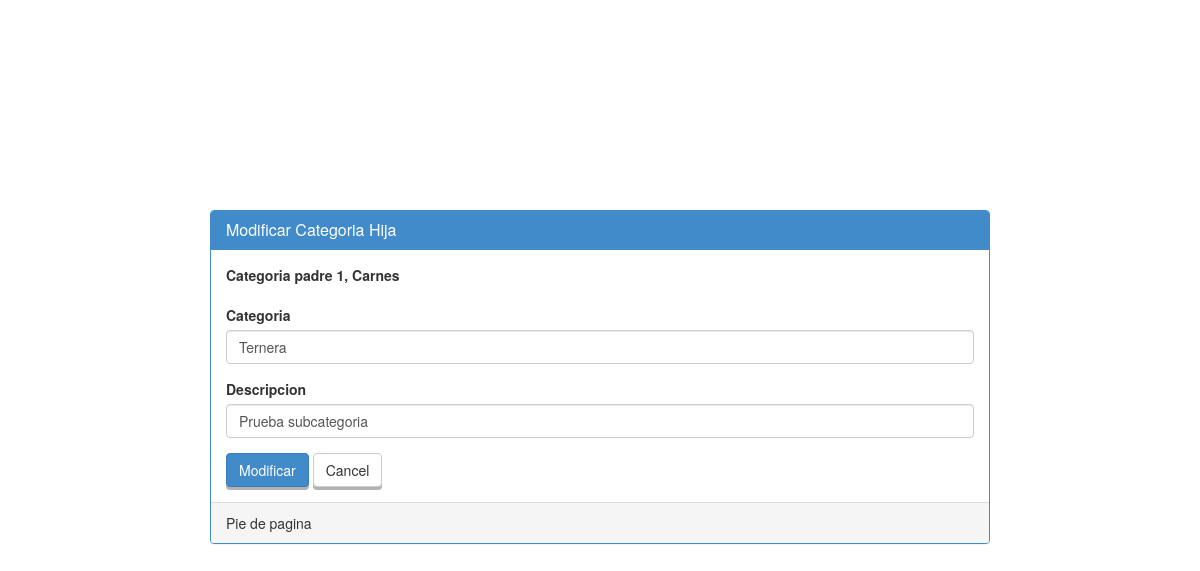
The page /cat_producto/update_h/7/1 on the database its author committed.
### tables this page shows
CREATE TABLE `cat_producto` (
  `id_categoria` int(11) NOT NULL,
  `id_padre` int(11) NOT NULL DEFAULT '0',
  `tiene_hijos` varchar(2) NOT NULL DEFAULT 'NO',
  `categoria` varchar(60) NOT NULL DEFAULT 'Categoria',
  `descripcion_cat` varchar(120) DEFAULT NULL COMMENT 'Informacion complemetaria',
  `alta` datetime DEFAULT NULL COMMENT 'Fecha de ALTA',
  `baja` datetime DEFAULT NULL COMMENT 'Fecha de BAJA',
  `modificado` datetime DEFAULT NULL COMMENT 'Fecha de ultimo combio',
  `nivel` int(11) NOT NULL DEFAULT '0'
);

### application/modules/cat_producto/controllers/Cat_producto.php (called while the page is built, shortened)
<?php
class Cat_producto extends MX_Controller
{
    function __construct()
    {
        $this->load->model('Cat_producto_model');
        $this->load->library('form_validation');
    }
    public function update_h($id,$idPadre)
    {
        $rowp = $this->Cat_producto_model->get_by_id($idPadre);
        $row  = $this->Cat_producto_model->get_by_id($id);
        if ($row) {
            $data = array(
                'button' => 'Modificar',
                'action' => site_url('cat_producto/update_action'),
		'id_categoria' => set_value('id_categoria', $row->id_categoria),
		'id_padre' => set_value('id_padre', $row->id_padre),
                'cat_padre' => set_value('cat_padre',$rowp->categoria),
		'tiene_hijos' => set_value('tiene_hijos', $row->tiene_hijos),
		'categoria' => set_value('categoria', $row->categoria),
		'descripcion_cat' => set_value('descripcion_cat', $row->descripcion_cat),
		'alta' => set_value('alta', $row->alta),
		'baja' => set_value('baja', $row->baja),
		'modificado' => set_value('modificado', ahora()),
                'nivel' => set_value('nivel', $row->nivel),
	    );
            $this->load->view('cat_producto/cat_producto_form_h', $data);
        } else {
            $this->session->set_flashdata('message', 'Record Not Found');
            redirect(site_url('catprod'));
        }
    }
}

### index.php (called while the page is built, shortened)
<?php
require_once BASEPATH.'core/CodeIgniter.php';

### application/modules/cat_producto/models/Cat_producto_model.php (called while the page is built, shortened)
<?php
class Cat_producto_model extends CI_Model
{
    public $table = 'cat_producto';
    public $id = 'cat_producto.id_categoria';
    function get_by_id($id)
    {
        $this->db->where($this->id, $id);
        return $this->db->get($this->table)->row();
    }
}

### application/modules/cat_producto/views/cat_producto_form_h.php (the view, shortened to what this page needs)
<!doctype html>
<html>
   <head>
      <link rel="stylesheet" href="<?php echo base_url('assets/bootstrap/css/bootstrap.min.css') ?>"/>
      <link type="text/css" rel="stylesheet" href="<?=base_url()?>assets/blaymo.css" />
   </head>
   <body>
      <div class="panel panel-primary">
         <div class="panel-heading">
            <h3 class="panel-title"><?php echo $button ?> Categoria Hija</h3>
         </div>
         <div class="panel-body">
            <form action="<?php echo $action; ?>" method="post" accept-charset="UTF-8">
               <div class="form-group">
                  <label>Categoria padre <?php echo $id_padre.', '.$cat_padre ?></label>
               </div>
               <div class="form-group">
                  <label for="varchar">Categoria <?php echo form_error('categoria') ?></label>
                  <input type="text" class="form-control" name="categoria" id="categoria" placeholder="Categoria" value="<?php echo $categoria; ?>" />
               </div>
               <div class="form-group">
                  <label for="varchar">Descripcion <?php echo form_error('descripcion') ?></label>
                  <input type="text" class="form-control" name="descripcion_cat" id="descripcion" placeholder="Descripcion" value="<?php echo $descripcion_cat; ?>" />
               </div>
               <button type="submit" class="btn btn-primary"><?php echo $button ?></button>
               <a href="<?php echo site_url('catprod') ?>" class="btn btn-default">Cancel</a>
            </form>
         </div>
         <div class="panel-footer">Pie de pagina</div>
      </div>
   </body>
</html>

### assets/blaymo.css (style rules this page uses)
.btn-default, .btn-primary, .btn-success, .btn-info, .btn-warning, .btn-danger { -webkit-box-shadow: 0px 3px 0px rgba(0, 0, 0, 0.3); -moz-box-shadow: 0px 3px 0px rgba(0, 0, 0, 0.3); box-shadow: 0px 3px 0px rgba(0, 0, 0, 0.3); }

### application/modules/cat_producto/views/cat_producto_form_h.php (style rules this page uses)
body { padding: 15em; }

### rows shown on the page
cat_producto: id_padre "1", categoria "Ternera", descripcion_cat "Prueba subcategoria"

### other values the page prints
$button "Modificar"
$cat_padre "Carnes"
